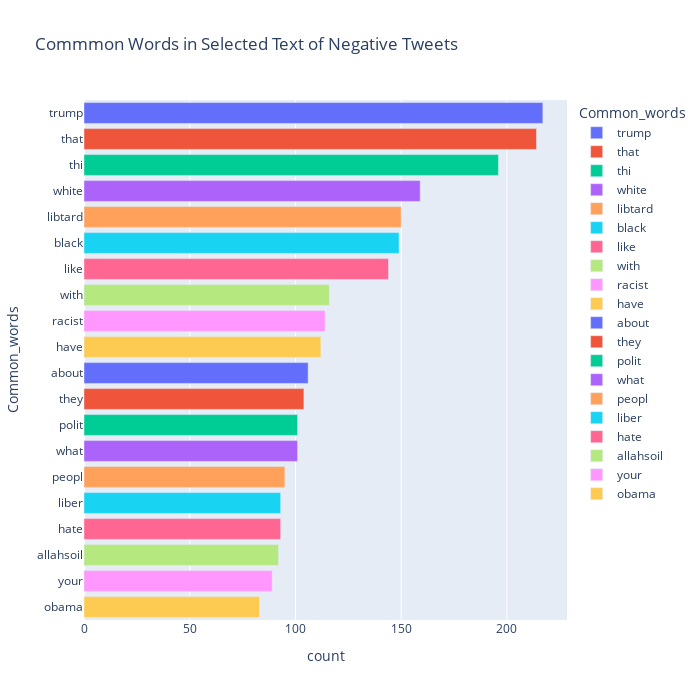

Write notebook code for a chart like this one.
### Code cell
from plotly import graph_objs as go
import plotly.express as px
import plotly.figure_factory as ff

fig = px.bar(temp2, x="count", y="Common_words", title='Commmon Words in Selected Text of Negative Tweets', orientation='h', 
             width=700, height=700,color='Common_words')
fig.show()

### Figure 1 — Plotly figure (JSON) as saved in the notebook; plotly's stock layout.template omitted (floating-point values rounded to 4 significant figures)
{"data": [{"alignmentgroup": "True", "hovertemplate": "Common_words=%{y}<br>count=%{x}<extra></extra>", "legendgroup": "trump", "marker": {"color": "#636efa", "pattern": {"shape": ""}}, "name": "trump", "offsetgroup": "trump", "orientation": "h", "showlegend": true, "textposition": "auto", "type": "bar", "x": [217], "xaxis": "x", "y": ["trump"], "yaxis": "y"}, {"alignmentgroup": "True", "hovertemplate": "Common_words=%{y}<br>count=%{x}<extra></extra>", "legendgroup": "that", "marker": {"color": "#EF553B", "pattern": {"shape": ""}}, "name": "that", "offsetgroup": "that", "orientation": "h", "showlegend": true, "textposition": "auto", "type": "bar", "x": [214], "xaxis": "x", "y": ["that"], "yaxis": "y"}, {"alignmentgroup": "True", "hovertemplate": "Common_words=%{y}<br>count=%{x}<extra></extra>", "legendgroup": "thi", "marker": {"color": "#00cc96", "pattern": {"shape": ""}}, "name": "thi", "offsetgroup": "thi", "orientation": "h", "showlegend": true, "textposition": "auto", "type": "bar", "x": [196], "xaxis": "x", "y": ["thi"], "yaxis": "y"}, {"alignmentgroup": "True", "hovertemplate": "Common_words=%{y}<br>count=%{x}<extra></extra>", "legendgroup": "white", "marker": {"color": "#ab63fa", "pattern": {"shape": ""}}, "name": "white", "offsetgroup": "white", "orientation": "h", "showlegend": true, "textposition": "auto", "type": "bar", "x": [159], "xaxis": "x", "y": ["white"], "yaxis": "y"}, {"alignmentgroup": "True", "hovertemplate": "Common_words=%{y}<br>count=%{x}<extra></extra>", "legendgroup": "libtard", "marker": {"color": "#FFA15A", "pattern": {"shape": ""}}, "name": "libtard", "offsetgroup": "libtard", "orientation": "h", "showlegend": true, "textposition": "auto", "type": "bar", "x": [150], "xaxis": "x", "y": ["libtard"], "yaxis": "y"}, {"alignmentgroup": "True", "hovertemplate": "Common_words=%{y}<br>count=%{x}<extra></extra>", "legendgroup": "black", "marker": {"color": "#19d3f3", "pattern": {"shape": ""}}, "name": "black", "offsetgroup": "black", "orientation": "h", "showlegend": true, "textposition": "auto", "type": "bar", "x": [149], "xaxis": "x", "y": ["black"], "yaxis": "y"}, {"alignmentgroup": "True", "hovertemplate": "Common_words=%{y}<br>count=%{x}<extra></extra>", "legendgroup": "like", "marker": {"color": "#FF6692", "pattern": {"shape": ""}}, "name": "like", "offsetgroup": "like", "orientation": "h", "showlegend": true, "textposition": "auto", "type": "bar", "x": [144], "xaxis": "x", "y": ["like"], "yaxis": "y"}, {"alignmentgroup": "True", "hovertemplate": "Common_words=%{y}<br>count=%{x}<extra></extra>", "legendgroup": "with", "marker": {"color": "#B6E880", "pattern": {"shape": ""}}, "name": "with", "offsetgroup": "with", "orientation": "h", "showlegend": true, "textposition": "auto", "type": "bar", "x": [116], "xaxis": "x", "y": ["with"], "yaxis": "y"}, {"alignmentgroup": "True", "hovertemplate": "Common_words=%{y}<br>count=%{x}<extra></extra>", "legendgroup": "racist", "marker": {"color": "#FF97FF", "pattern": {"shape": ""}}, "name": "racist", "offsetgroup": "racist", "orientation": "h", "showlegend": true, "textposition": "auto", "type": "bar", "x": [114], "xaxis": "x", "y": ["racist"], "yaxis": "y"}, {"alignmentgroup": "True", "hovertemplate": "Common_words=%{y}<br>count=%{x}<extra></extra>", "legendgroup": "have", "marker": {"color": "#FECB52", "pattern": {"shape": ""}}, "name": "have", "offsetgroup": "have", "orientation": "h", "showlegend": true, "textposition": "auto", "type": "bar", "x": [112], "xaxis": "x", "y": ["have"], "yaxis": "y"}, {"alignmentgroup": "True", "hovertemplate": "Common_words=%{y}<br>count=%{x}<extra></extra>", "legendgroup": "about", "marker": {"color": "#636efa", "pattern": {"shape": ""}}, "name": "about", "offsetgroup": "about", "orientation": "h", "showlegend": true, "textposition": "auto", "type": "bar", "x": [106], "xaxis": "x", "y": ["about"], "yaxis": "y"}, {"alignmentgroup": "True", "hovertemplate": "Common_words=%{y}<br>count=%{x}<extra></extra>", "legendgroup": "they", "marker": {"color": "#EF553B", "pattern": {"shape": ""}}, "name": "they", "offsetgroup": "they", "orientation": "h", "showlegend": true, "textposition": "auto", "type": "bar", "x": [104], "xaxis": "x", "y": ["they"], "yaxis": "y"}, {"alignmentgroup": "True", "hovertemplate": "Common_words=%{y}<br>count=%{x}<extra></extra>", "legendgroup": "polit", "marker": {"color": "#00cc96", "pattern": {"shape": ""}}, "name": "polit", "offsetgroup": "polit", "orientation": "h", "showlegend": true, "textposition": "auto", "type": "bar", "x": [101], "xaxis": "x", "y": ["polit"], "yaxis": "y"}, {"alignmentgroup": "True", "hovertemplate": "Common_words=%{y}<br>count=%{x}<extra></extra>", "legendgroup": "what", "marker": {"color": "#ab63fa", "pattern": {"shape": ""}}, "name": "what", "offsetgroup": "what", "orientation": "h", "showlegend": true, "textposition": "auto", "type": "bar", "x": [101], "xaxis": "x", "y": ["what"], "yaxis": "y"}, {"alignmentgroup": "True", "hovertemplate": "Common_words=%{y}<br>count=%{x}<extra></extra>", "legendgroup": "peopl", "marker": {"color": "#FFA15A", "pattern": {"shape": ""}}, "name": "peopl", "offsetgroup": "peopl", "orientation": "h", "showlegend": true, "textposition": "auto", "type": "bar", "x": [95], "xaxis": "x", "y": ["peopl"], "yaxis": "y"}, {"alignmentgroup": "True", "hovertemplate": "Common_words=%{y}<br>count=%{x}<extra></extra>", "legendgroup": "liber", "marker": {"color": "#19d3f3", "pattern": {"shape": ""}}, "name": "liber", "offsetgroup": "liber", "orientation": "h", "showlegend": true, "textposition": "auto", "type": "bar", "x": [93], "xaxis": "x", "y": ["liber"], "yaxis": "y"}, {"alignmentgroup": "True", "hovertemplate": "Common_words=%{y}<br>count=%{x}<extra></extra>", "legendgroup": "hate", "marker": {"color": "#FF6692", "pattern": {"shape": ""}}, "name": "hate", "offsetgroup": "hate", "orientation": "h", "showlegend": true, "textposition": "auto", "type": "bar", "x": [93], "xaxis": "x", "y": ["hate"], "yaxis": "y"}, {"alignmentgroup": "True", "hovertemplate": "Common_words=%{y}<br>count=%{x}<extra></extra>", "legendgroup": "allahsoil", "marker": {"color": "#B6E880", "pattern": {"shape": ""}}, "name": "allahsoil", "offsetgroup": "allahsoil", "orientation": "h", "showlegend": true, "textposition": "auto", "type": "bar", "x": [92], "xaxis": "x", "y": ["allahsoil"], "yaxis": "y"}, {"alignmentgroup": "True", "hovertemplate": "Common_words=%{y}<br>count=%{x}<extra></extra>", "legendgroup": "your", "marker": {"color": "#FF97FF", "pattern": {"shape": ""}}, "name": "your", "offsetgroup": "your", "orientation": "h", "showlegend": true, "textposition": "auto", "type": "bar", "x": [89], "xaxis": "x", "y": ["your"], "yaxis": "y"}, {"alignmentgroup": "True", "hovertemplate": "Common_words=%{y}<br>count=%{x}<extra></extra>", "legendgroup": "obama", "marker": {"color": "#FECB52", "pattern": {"shape": ""}}, "name": "obama", "offsetgroup": "obama", "orientation": "h", "showlegend": true, "textposition": "auto", "type": "bar", "x": [83], "xaxis": "x", "y": ["obama"], "yaxis": "y"}], "layout": {"barmode": "relative", "height": 700, "legend": {"title": {"text": "Common_words"}, "tracegroupgap": 0}, "title": {"text": "Commmon Words in Selected Text of Negative Tweets"}, "width": 700, "xaxis": {"anchor": "y", "domain": [0, 1], "title": {"text": "count"}}, "yaxis": {"anchor": "x", "categoryarray": ["obama", "your", "allahsoil", "hate", "liber", "peopl", "what", "polit", "they", "about", "have", "racist", "with", "like", "black", "libtard", "white", "thi", "that", "trump"], "categoryorder": "array", "domain": [0, 1], "title": {"text": "Common_words"}}}}
